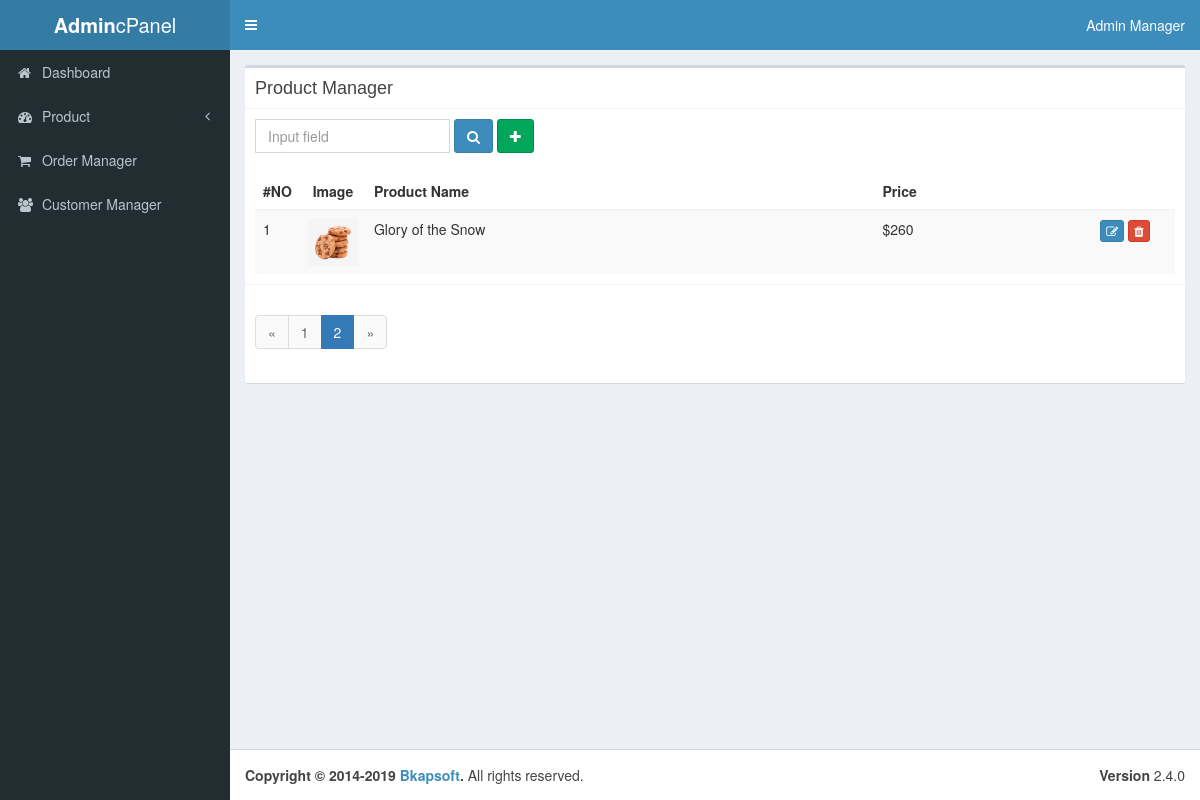
The app's page /admin/index.php?m=product&page=2 (signed in) with its own data.
### tables this page shows
Create table product
(
  id int primary key auto_increment,
  name varchar(150) not null,
  price int not null default '0',
  sale_price int null default '0',
  image varchar(150) null,
  content text null,
  category_id int not null
);

### db/connect.php (called while the page is built, shortened)
<?php
$dns = "mysql:host=localhost;dbname=bkap";
$options = [
    PDO::MYSQL_ATTR_INIT_COMMAND => 'SET NAMES utf8',
    PDO::ATTR_ERRMODE => PDO::ERRMODE_EXCEPTION
];
try {
    $conn = new PDO($dns,'root','',$options);
} catch (PDOException $e) {
    echo $e->getMessage(); die;
}
function getAll($args = []){
    global $conn;
    $table = isset($args['table']) ? $args['table'] : '';
    $orderBy = isset($args['orderBy']) ? $args['orderBy'] : 'id';
    $where = isset($args['where']) ? $args['where'] : false;
    $orderCompare = isset($args['orderCompare']) ? $args['orderCompare'] : 'ASC';
    $rand = isset($args['rand']) ? true : false;
    $limit = isset($args['limit']) ? $args['limit'] : false;
    $sql = "SELECT * FROM $table ";
    if ($rand) {
        $sql .= " Order By RAND()";
        if ($limit) {
             $sql .= " LIMIT $limit";
        }
    }else{
        $sql .= " Order By $orderBy $orderCompare ";
    }
    $stm = $conn->prepare($sql);
    $stm->setFetchMode(PDO::FETCH_ASSOC);
    $stm->execute();
    $result = $stm->fetchAll();
    return $result;
}
?>

### admin/modules/product/index.php (the view, shortened to what this page needs)
<?php
$ps = getAll(['table' => 'product']);
$total = count($ps);
$limit = 10;
$page = ceil($total/$limit);
$getPage = !empty($_GET['page']) ? $_GET['page'] : 1;
$start = ($getPage-1) * $limit;
$sql = "SELECT id,name,image,price,sale_price from product ";
$sql .= "Order By id DESC LIMIT $start, $limit";
$stm = $conn->prepare($sql);
$stm->execute(); $stm->setFetchMode(PDO::FETCH_ASSOC);
$products = $stm->fetchAll();
?>
<div class="box-header with-border">
  <h3 class="box-title">Product Manager</h3>
</div>
<div class="box-header">
	<form action="index.php" method="get" class="form-inline" role="form">
		<div class="form-group">
			<input class="form-control" name="key" placeholder="Input field">
		</div>
		<button type="submit" class="btn btn-primary"><i class="fa fa-search"></i></button>
		<a href="index.php?m=product&a=add" class="btn btn-success"><i class="fa fa-plus"></i></a>
	</form>
</div>
<div class="box-body">
<table class="table table-striped table-hover">
	<thead>
		<tr>
			<th style="width: 20px; text-align: center">#NO</th>
			<th style="width: 52px; text-align: center">Image</th>
			<th>Product Name</th>
			<th>Price</th>
			<th></th>
		</tr>
	</thead>
	<tbody>
	<?php $n=1; foreach($products as $pro) : ?>
		<tr>
			<td><?php echo $n ?></td>
			<td>
				<img src="../public/uploads/<?php echo $pro['image'] ?>" width="50">
			</td>
			<td><?php echo $pro['name'] ?></td>
			<td>$<?php echo number_format($pro['price']) ?></td>
			<td  style="width: 100px; text-align: center">
                <a href="index.php?m=product&a=edit&id=<?php echo $pro['id'] ?>" class="btn btn-xs btn-primary"><i class="fa fa-edit"></i></a>
                <a href="index.php?m=product&a=delete&id=<?php echo $pro['id'] ?>" class="btn btn-xs btn-danger" onclick="return confirm('Are you sure wan to delete it ?')"><i class="fa fa-trash"></i></a>
			</td>
		</tr>
	<?php $n++; endforeach; ?>
	</tbody>
</table>
</div>
<div class="box-footer">
	<ul class="pagination">
		<li><a href="#">&laquo;</a></li>
		<?php for($i=1; $i<= $page; $i++) :
	     $active = $getPage == $i ? 'class="active"': '';
		?>
		<li <?php echo $active; ?>>
			<?php if(!empty($_GET['key'])) : $key =  $_GET['key']; ?>
			<a href="index.php?m=product&page=<?php echo $i; ?>&key=<?php echo $key ?>"><?php echo $i ?></a>
			<?php else: ?>
			<a href="index.php?m=product&page=<?php echo $i; ?>"><?php echo $i ?></a>
			<?php endif; ?>
		</li>
		<?php endfor; ?>
		<li><a href="#">&raquo;</a></li>
	</ul>
</div>

### records on screen
product: image (picture), name "Glory of the Snow", price "260"

### other values on screen
$admin['name'] "Admin Manager"
